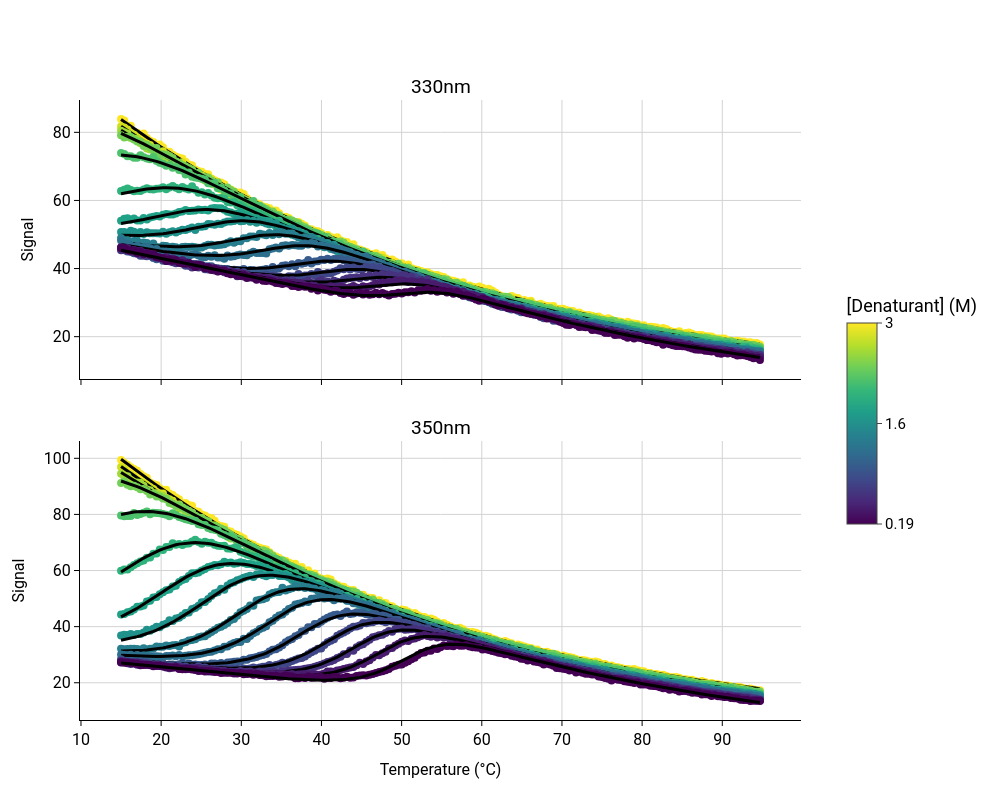

The cell this chart's notebook holds for it:
### Code cell
fitting_results = {
    "Tm (°C)":[],
    "ΔH (kcal/mol)":[],
    "Cp (kcal/mol/°C)":[],
    "m-value (kcal/mol/M)":[],
    "ΔG-H2O (kcal/mol)":[],
}

# Fit with global thermodynamic parameters, global slopes and global baselines
sample.fit_thermal_unfolding_global()
sample.fit_thermal_unfolding_global_global()
sample.fit_thermal_unfolding_global_global_global()

# Save the fitted thermodynamic parameters

Tm = sample.params_df.iloc[0,1]
dH = sample.params_df.iloc[1,1]
Cp = sample.params_df.iloc[2,1]
m = sample.params_df.iloc[3,1]
dG = sample.dg_df.iloc[50,0]

fitting_results["Tm (°C)"].append(Tm)
fitting_results["ΔH (kcal/mol)"].append(dH)
fitting_results["Cp (kcal/mol/°C)"].append(Cp)
fitting_results["m-value (kcal/mol/M)"].append(m)
fitting_results["ΔG-H2O (kcal/mol)"].append(dG)


plot_unfolding(sample)

### Figure 1 — Plotly figure (JSON) as saved in the notebook; plotly's stock layout.template omitted (floating-point values rounded to 4 significant figures; data arrays with more than 128 entries replaced by an {"elided": "..."} marker saying what was removed)
{"data": [{"marker": {"color": "#fde725", "size": 8}, "mode": "markers", "name": "3.01 M", "showlegend": false, "type": "scatter", "x": {"elided": "199 float values"}, "xaxis": "x", "y": {"elided": "199 float values"}, "yaxis": "y"}, {"hoverinfo": "skip", "line": {"color": "black", "width": 3}, "mode": "lines", "showlegend": false, "type": "scatter", "x": {"elided": "199 float values"}, "xaxis": "x", "y": {"elided": "199 float values"}, "yaxis": "y"}, {"marker": {"color": "#d0e11c", "size": 8}, "mode": "markers", "name": "2.81 M", "showlegend": false, "type": "scatter", "x": {"elided": "199 float values"}, "xaxis": "x", "y": {"elided": "199 float values"}, "yaxis": "y"}, {"hoverinfo": "skip", "line": {"color": "black", "width": 3}, "mode": "lines", "showlegend": false, "type": "scatter", "x": {"elided": "199 float values"}, "xaxis": "x", "y": {"elided": "199 float values"}, "yaxis": "y"}, {"marker": {"color": "#a0da39", "size": 8}, "mode": "markers", "name": "2.60 M", "showlegend": false, "type": "scatter", "x": {"elided": "199 float values"}, "xaxis": "x", "y": {"elided": "199 float values"}, "yaxis": "y"}, {"hoverinfo": "skip", "line": {"color": "black", "width": 3}, "mode": "lines", "showlegend": false, "type": "scatter", "x": {"elided": "199 float values"}, "xaxis": "x", "y": {"elided": "199 float values"}, "yaxis": "y"}, {"marker": {"color": "#73d056", "size": 8}, "mode": "markers", "name": "2.41 M", "showlegend": false, "type": "scatter", "x": {"elided": "199 float values"}, "xaxis": "x", "y": {"elided": "199 float values"}, "yaxis": "y"}, {"hoverinfo": "skip", "line": {"color": "black", "width": 3}, "mode": "lines", "showlegend": false, "type": "scatter", "x": {"elided": "199 float values"}, "xaxis": "x", "y": {"elided": "199 float values"}, "yaxis": "y"}, {"marker": {"color": "#4cc26c", "size": 8}, "mode": "markers", "name": "2.21 M", "showlegend": false, "type": "scatter", "x": {"elided": "199 float values"}, "xaxis": "x", "y": {"elided": "199 float values"}, "yaxis": "y"}, {"hoverinfo": "skip", "line": {"color": "black", "width": 3}, "mode": "lines", "showlegend": false, "type": "scatter", "x": {"elided": "199 float values"}, "xaxis": "x", "y": {"elided": "199 float values"}, "yaxis": "y"}, {"marker": {"color": "#2eb37c", "size": 8}, "mode": "markers", "name": "2.00 M", "showlegend": false, "type": "scatter", "x": {"elided": "199 float values"}, "xaxis": "x", "y": {"elided": "199 float values"}, "yaxis": "y"}, {"hoverinfo": "skip", "line": {"color": "black", "width": 3}, "mode": "lines", "showlegend": false, "type": "scatter", "x": {"elided": "199 float values"}, "xaxis": "x", "y": {"elided": "199 float values"}, "yaxis": "y"}, {"marker": {"color": "#1fa287", "size": 8}, "mode": "markers", "name": "1.81 M", "showlegend": false, "type": "scatter", "x": {"elided": "199 float values"}, "xaxis": "x", "y": {"elided": "199 float values"}, "yaxis": "y"}, {"hoverinfo": "skip", "line": {"color": "black", "width": 3}, "mode": "lines", "showlegend": false, "type": "scatter", "x": {"elided": "199 float values"}, "xaxis": "x", "y": {"elided": "199 float values"}, "yaxis": "y"}, {"marker": {"color": "#20928c", "size": 8}, "mode": "markers", "name": "1.60 M", "showlegend": false, "type": "scatter", "x": {"elided": "199 float values"}, "xaxis": "x", "y": {"elided": "199 float values"}, "yaxis": "y"}, {"hoverinfo": "skip", "line": {"color": "black", "width": 3}, "mode": "lines", "showlegend": false, "type": "scatter", "x": {"elided": "199 float values"}, "xaxis": "x", "y": {"elided": "199 float values"}, "yaxis": "y"}, {"marker": {"color": "#277e8e", "size": 8}, "mode": "markers", "name": "1.40 M", "showlegend": false, "type": "scatter", "x": {"elided": "199 float values"}, "xaxis": "x", "y": {"elided": "199 float values"}, "yaxis": "y"}, {"hoverinfo": "skip", "line": {"color": "black", "width": 3}, "mode": "lines", "showlegend": false, "type": "scatter", "x": {"elided": "199 float values"}, "xaxis": "x", "y": {"elided": "199 float values"}, "yaxis": "y"}, {"marker": {"color": "#2d708e", "size": 8}, "mode": "markers", "name": "1.21 M", "showlegend": false, "type": "scatter", "x": {"elided": "199 float values"}, "xaxis": "x", "y": {"elided": "199 float values"}, "yaxis": "y"}, {"hoverinfo": "skip", "line": {"color": "black", "width": 3}, "mode": "lines", "showlegend": false, "type": "scatter", "x": {"elided": "199 float values"}, "xaxis": "x", "y": {"elided": "199 float values"}, "yaxis": "y"}, {"marker": {"color": "#375b8d", "size": 8}, "mode": "markers", "name": "1.00 M", "showlegend": false, "type": "scatter", "x": {"elided": "199 float values"}, "xaxis": "x", "y": {"elided": "199 float values"}, "yaxis": "y"}, {"hoverinfo": "skip", "line": {"color": "black", "width": 3}, "mode": "lines", "showlegend": false, "type": "scatter", "x": {"elided": "199 float values"}, "xaxis": "x", "y": {"elided": "199 float values"}, "yaxis": "y"}, {"marker": {"color": "#3f4788", "size": 8}, "mode": "markers", "name": "0.80 M", "showlegend": false, "type": "scatter", "x": {"elided": "199 float values"}, "xaxis": "x", "y": {"elided": "199 float values"}, "yaxis": "y"}, {"hoverinfo": "skip", "line": {"color": "black", "width": 3}, "mode": "lines", "showlegend": false, "type": "scatter", "x": {"elided": "199 float values"}, "xaxis": "x", "y": {"elided": "199 float values"}, "yaxis": "y"}, {"marker": {"color": "#46327e", "size": 8}, "mode": "markers", "name": "0.60 M", "showlegend": false, "type": "scatter", "x": {"elided": "199 float values"}, "xaxis": "x", "y": {"elided": "199 float values"}, "yaxis": "y"}, {"hoverinfo": "skip", "line": {"color": "black", "width": 3}, "mode": "lines", "showlegend": false, "type": "scatter", "x": {"elided": "199 float values"}, "xaxis": "x", "y": {"elided": "199 float values"}, "yaxis": "y"}, {"marker": {"color": "#481b6d", "size": 8}, "mode": "markers", "name": "0.40 M", "showlegend": false, "type": "scatter", "x": {"elided": "199 float values"}, "xaxis": "x", "y": {"elided": "199 float values"}, "yaxis": "y"}, {"hoverinfo": "skip", "line": {"color": "black", "width": 3}, "mode": "lines", "showlegend": false, "type": "scatter", "x": {"elided": "199 float values"}, "xaxis": "x", "y": {"elided": "199 float values"}, "yaxis": "y"}, {"marker": {"color": "#440154", "size": 8}, "mode": "markers", "name": "0.19 M", "showlegend": false, "type": "scatter", "x": {"elided": "199 float values"}, "xaxis": "x", "y": {"elided": "199 float values"}, "yaxis": "y"}, {"hoverinfo": "skip", "line": {"color": "black", "width": 3}, "mode": "lines", "showlegend": false, "type": "scatter", "x": {"elided": "199 float values"}, "xaxis": "x", "y": {"elided": "199 float values"}, "yaxis": "y"}, {"marker": {"color": "#fde725", "size": 8}, "mode": "markers", "name": "3.01 M", "showlegend": false, "type": "scatter", "x": {"elided": "199 float values"}, "xaxis": "x2", "y": {"elided": "199 float values"}, "yaxis": "y2"}, {"hoverinfo": "skip", "line": {"color": "black", "width": 3}, "mode": "lines", "showlegend": false, "type": "scatter", "x": {"elided": "199 float values"}, "xaxis": "x2", "y": {"elided": "199 float values"}, "yaxis": "y2"}, {"marker": {"color": "#d0e11c", "size": 8}, "mode": "markers", "name": "2.81 M", "showlegend": false, "type": "scatter", "x": {"elided": "199 float values"}, "xaxis": "x2", "y": {"elided": "199 float values"}, "yaxis": "y2"}, {"hoverinfo": "skip", "line": {"color": "black", "width": 3}, "mode": "lines", "showlegend": false, "type": "scatter", "x": {"elided": "199 float values"}, "xaxis": "x2", "y": {"elided": "199 float values"}, "yaxis": "y2"}, {"marker": {"color": "#a0da39", "size": 8}, "mode": "markers", "name": "2.60 M", "showlegend": false, "type": "scatter", "x": {"elided": "199 float values"}, "xaxis": "x2", "y": {"elided": "199 float values"}, "yaxis": "y2"}, {"hoverinfo": "skip", "line": {"color": "black", "width": 3}, "mode": "lines", "showlegend": false, "type": "scatter", "x": {"elided": "199 float values"}, "xaxis": "x2", "y": {"elided": "199 float values"}, "yaxis": "y2"}, {"marker": {"color": "#73d056", "size": 8}, "mode": "markers", "name": "2.41 M", "showlegend": false, "type": "scatter", "x": {"elided": "199 float values"}, "xaxis": "x2", "y": {"elided": "199 float values"}, "yaxis": "y2"}, {"hoverinfo": "skip", "line": {"color": "black", "width": 3}, "mode": "lines", "showlegend": false, "type": "scatter", "x": {"elided": "199 float values"}, "xaxis": "x2", "y": {"elided": "199 float values"}, "yaxis": "y2"}, {"marker": {"color": "#4cc26c", "size": 8}, "mode": "markers", "name": "2.21 M", "showlegend": false, "type": "scatter", "x": {"elided": "199 float values"}, "xaxis": "x2", "y": {"elided": "199 float values"}, "yaxis": "y2"}, {"hoverinfo": "skip", "line": {"color": "black", "width": 3}, "mode": "lines", "showlegend": false, "type": "scatter", "x": {"elided": "199 float values"}, "xaxis": "x2", "y": {"elided": "199 float values"}, "yaxis": "y2"}, {"marker": {"color": "#2eb37c", "size": 8}, "mode": "markers", "name": "2.00 M", "showlegend": false, "type": "scatter", "x": {"elided": "199 float values"}, "xaxis": "x2", "y": {"elided": "199 float values"}, "yaxis": "y2"}, {"hoverinfo": "skip", "line": {"color": "black", "width": 3}, "mode": "lines", "showlegend": false, "type": "scatter", "x": {"elided": "199 float values"}, "xaxis": "x2", "y": {"elided": "199 float values"}, "yaxis": "y2"}, {"marker": {"color": "#1fa287", "size": 8}, "mode": "markers", "name": "1.81 M", "showlegend": false, "type": "scatter", "x": {"elided": "199 float values"}, "xaxis": "x2", "y": {"elided": "199 float values"}, "yaxis": "y2"}, {"hoverinfo": "skip", "line": {"color": "black", "width": 3}, "mode": "lines", "showlegend": false, "type": "scatter", "x": {"elided": "199 float values"}, "xaxis": "x2", "y": {"elided": "199 float values"}, "yaxis": "y2"}, {"marker": {"color": "#20928c", "size": 8}, "mode": "markers", "name": "1.60 M", "showlegend": false, "type": "scatter", "x": {"elided": "199 float values"}, "xaxis": "x2", "y": {"elided": "199 float values"}, "yaxis": "y2"}, {"hoverinfo": "skip", "line": {"color": "black", "width": 3}, "mode": "lines", "showlegend": false, "type": "scatter", "x": {"elided": "199 float values"}, "xaxis": "x2", "y": {"elided": "199 float values"}, "yaxis": "y2"}, {"marker": {"color": "#277e8e", "size": 8}, "mode": "markers", "name": "1.40 M", "showlegend": false, "type": "scatter", "x": {"elided": "199 float values"}, "xaxis": "x2", "y": {"elided": "199 float values"}, "yaxis": "y2"}, {"hoverinfo": "skip", "line": {"color": "black", "width": 3}, "mode": "lines", "showlegend": false, "type": "scatter", "x": {"elided": "199 float values"}, "xaxis": "x2", "y": {"elided": "199 float values"}, "yaxis": "y2"}, {"marker": {"color": "#2d708e", "size": 8}, "mode": "markers", "name": "1.21 M", "showlegend": false, "type": "scatter", "x": {"elided": "199 float values"}, "xaxis": "x2", "y": {"elided": "199 float values"}, "yaxis": "y2"}, {"hoverinfo": "skip", "line": {"color": "black", "width": 3}, "mode": "lines", "showlegend": false, "type": "scatter", "x": {"elided": "199 float values"}, "xaxis": "x2", "y": {"elided": "199 float values"}, "yaxis": "y2"}, {"marker": {"color": "#375b8d", "size": 8}, "mode": "markers", "name": "1.00 M", "showlegend": false, "type": "scatter", "x": {"elided": "199 float values"}, "xaxis": "x2", "y": {"elided": "199 float values"}, "yaxis": "y2"}, {"hoverinfo": "skip", "line": {"color": "black", "width": 3}, "mode": "lines", "showlegend": false, "type": "scatter", "x": {"elided": "199 float values"}, "xaxis": "x2", "y": {"elided": "199 float values"}, "yaxis": "y2"}, {"marker": {"color": "#3f4788", "size": 8}, "mode": "markers", "name": "0.80 M", "showlegend": false, "type": "scatter", "x": {"elided": "199 float values"}, "xaxis": "x2", "y": {"elided": "199 float values"}, "yaxis": "y2"}, {"hoverinfo": "skip", "line": {"color": "black", "width": 3}, "mode": "lines", "showlegend": false, "type": "scatter", "x": {"elided": "199 float values"}, "xaxis": "x2", "y": {"elided": "199 float values"}, "yaxis": "y2"}, {"marker": {"color": "#46327e", "size": 8}, "mode": "markers", "name": "0.60 M", "showlegend": false, "type": "scatter", "x": {"elided": "199 float values"}, "xaxis": "x2", "y": {"elided": "199 float values"}, "yaxis": "y2"}, {"hoverinfo": "skip", "line": {"color": "black", "width": 3}, "mode": "lines", "showlegend": false, "type": "scatter", "x": {"elided": "199 float values"}, "xaxis": "x2", "y": {"elided": "199 float values"}, "yaxis": "y2"}, {"marker": {"color": "#481b6d", "size": 8}, "mode": "markers", "name": "0.40 M", "showlegend": false, "type": "scatter", "x": {"elided": "199 float values"}, "xaxis": "x2", "y": {"elided": "199 float values"}, "yaxis": "y2"}, {"hoverinfo": "skip", "line": {"color": "black", "width": 3}, "mode": "lines", "showlegend": false, "type": "scatter", "x": {"elided": "199 float values"}, "xaxis": "x2", "y": {"elided": "199 float values"}, "yaxis": "y2"}, {"marker": {"color": "#440154", "size": 8}, "mode": "markers", "name": "0.19 M", "showlegend": false, "type": "scatter", "x": {"elided": "199 float values"}, "xaxis": "x2", "y": {"elided": "199 float values"}, "yaxis": "y2"}, {"hoverinfo": "skip", "line": {"color": "black", "width": 3}, "mode": "lines", "showlegend": false, "type": "scatter", "x": {"elided": "199 float values"}, "xaxis": "x2", "y": {"elided": "199 float values"}, "yaxis": "y2"}, {"hoverinfo": "skip", "marker": {"cmax": 3.01, "cmin": 0.19, "colorbar": {"len": 0.4, "orientation": "v", "outlinewidth": 1, "tickfont": {"size": 15}, "ticks": "outside", "ticktext": ["0.19", "1.6", "3"], "tickvals": [0.19, 1.6, 3.01], "title": {"text": "[Denaturant] (M)"}, "x": 1.05, "xanchor": "left", "y": 0.5, "yanchor": "middle"}, "colorscale": [[0, "#440154"], [0.1111, "#482878"], [0.2222, "#3e4989"], [0.3333, "#31688e"], [0.4444, "#26828e"], [0.5556, "#1f9e89"], [0.6667, "#35b779"], [0.7778, "#6ece58"], [0.8889, "#b5de2b"], [1, "#fde725"]]}, "mode": "markers", "showlegend": false, "type": "scatter", "x": [null], "xaxis": "x", "y": [null], "yaxis": "y"}], "layout": {"annotations": [{"font": {"size": 19.2}, "showarrow": false, "text": "330nm", "x": 0.5, "xanchor": "center", "xref": "paper", "y": 1, "yanchor": "bottom", "yref": "paper"}, {"font": {"size": 19.2}, "showarrow": false, "text": "350nm", "x": 0.5, "xanchor": "center", "xref": "paper", "y": 0.45, "yanchor": "bottom", "yref": "paper"}], "font": {"color": "black", "family": "Roboto"}, "height": 800, "legend": {"font": {"size": 15}}, "paper_bgcolor": "white", "plot_bgcolor": "white", "width": 1000, "xaxis": {"anchor": "y", "domain": [0, 1], "gridcolor": "lightgray", "gridwidth": 1, "linecolor": "black", "linewidth": 1, "matches": "x2", "showgrid": true, "showline": true, "showticklabels": false, "tickcolor": "black", "tickfont": {"size": 16}, "ticklen": 5, "ticks": "outside", "tickwidth": 1, "title": {"font": {"size": 16}, "text": ""}, "zeroline": false}, "xaxis2": {"anchor": "y2", "domain": [0, 1], "gridcolor": "lightgray", "gridwidth": 1, "linecolor": "black", "linewidth": 1, "showgrid": true, "showline": true, "tickcolor": "black", "tickfont": {"size": 16}, "ticklen": 5, "ticks": "outside", "tickwidth": 1, "title": {"font": {"size": 16}, "text": "Temperature (°C)"}, "zeroline": false}, "yaxis": {"anchor": "x", "domain": [0.55, 1], "gridcolor": "lightgray", "gridwidth": 1, "linecolor": "black", "linewidth": 1, "nticks": 5, "showgrid": true, "showline": true, "tickcolor": "black", "tickfont": {"size": 16}, "ticklen": 5, "ticks": "outside", "tickwidth": 1, "title": {"font": {"size": 16}, "text": "Signal"}, "zeroline": false}, "yaxis2": {"anchor": "x2", "domain": [0, 0.45], "gridcolor": "lightgray", "gridwidth": 1, "linecolor": "black", "linewidth": 1, "nticks": 5, "showgrid": true, "showline": true, "tickcolor": "black", "tickfont": {"size": 16}, "ticklen": 5, "ticks": "outside", "tickwidth": 1, "title": {"font": {"size": 16}, "text": "Signal"}, "zeroline": false}}}
